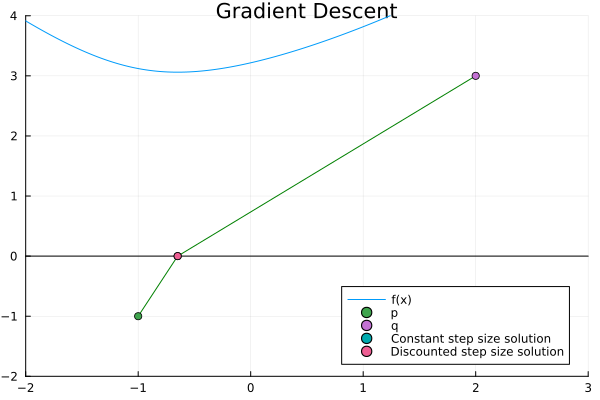

This chart was generated by the following Julia code:
using LinearAlgebra


function grad_decent(f, df, x0, tol, max_iter, alpha, γ=1.0)
  # f: function to minimize
  # df: derivative of f
  # tol: tolerance
  # max_iter: maximum number of iterations
  # alpha: learning rate
  # x0: initial guess
  # γ: discount factor for step size (default 1.0)

  x = x0
  iter = 0
  α = alpha
  dfx = df(x)
  while abs(dfx) > tol && iter < max_iter
    dfx = df(x)
    x = x - α * dfx
    α *= γ # discount the step size
    iter += 1
  end
  (x, f(x), iter)
end

function L2_sqrd(p, q, v, w)
  (p[1] * v + q[1] * w) / (v + w)
end

p = [-1, -1]
q = [2, 3]
v = 1
w = 2
f(x) = norm(p - [x, 0]) / v + norm([x, 0] - q) / w
df(x) = ((x - p[1]) / (v * norm(p - [x, 0]))) + ((x - q[1]) / (w * norm(q - [x, 0])))
# use finite difference to approximate the derivative
# df(x) = (f(x + 1e-8) - f(x)) / 1e-8

constant_step = grad_decent(f, df, 0, 1e-6, 1000, 1)
discounted_step = grad_decent(f, df, 0, 1e-6, 1000, 2, 0.9)

println("Constant step size solution (x, fx, iterations): ", constant_step)
println("Discounted step size solution (x, fx, iterations): ", discounted_step)
println("L2 squared solution x: ", L2_sqrd(p, q, v, w))

# Validate numerically that our solution is optimal
# We can do this by checking that the gradient is close to zero
# at the solution
@show df(constant_step[1])
@show df(discounted_step[1])
# Lets plot the points
using Plots
x = -2:0.01:3
y = f.(x)
plot(x, y, label="f(x)")
# draw a line from p -> x -> q
plot!([p[1], constant_step[1], q[1]], [p[2], 0, q[2]], color="green", label="")
scatter!([p[1]], [p[2]], label="p")
scatter!([q[1]], [q[2]], label="q")
# draw a line at y = 0
hline!([0], color="black", label="")
scatter!([constant_step[1]], [0], label="Constant step size solution")
scatter!([discounted_step[1]], [0], label="Discounted step size solution")
xlims!(-2, 3)
ylims!(-2, 4)
xlabel!("x")
ylabel!("f(x)")
title!("Gradient Descent")
savefig("1-1-8.png")
